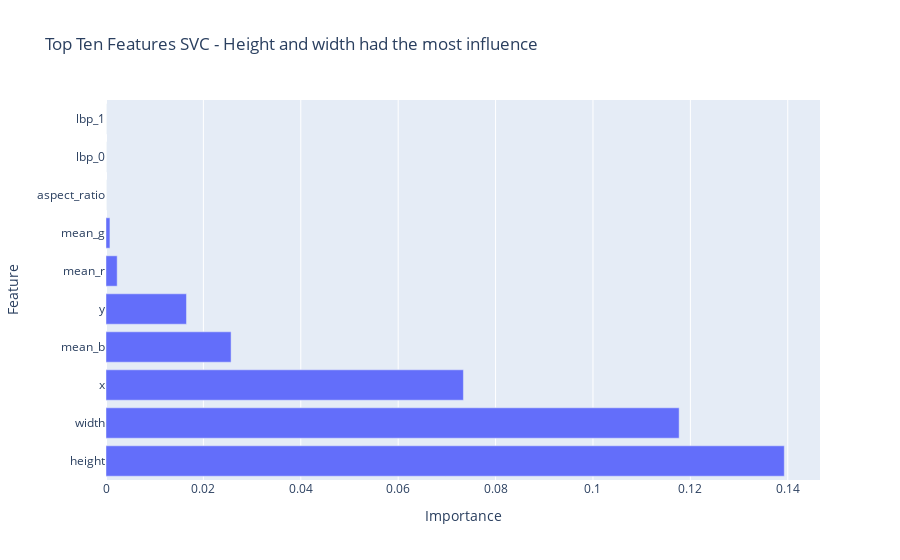

The notebook cell saved with this chart:
### Code cell
svc_importance = {
    "Feature": loaded_models["SVC"].feature_names_in_,
    "Importance": svc_permutation_importance.importances_mean,
}
svc_importance_df = pd.DataFrame(svc_importance)

svc_importance_df = svc_importance_df.sort_values("Importance", ascending=False)
fig = px.bar(
    svc_importance_df[:10],
    x="Importance",
    y="Feature",
    orientation="h",
    title="Top Ten Features SVC - Height and width had the most influence",
)
fig.show()
fig.write_image("images/svc_top_features.png", width=1200, height=600)

### Figure 1 — Plotly figure (JSON) as saved in the notebook; plotly's stock layout.template omitted (floating-point values rounded to 4 significant figures)
{"data": [{"hovertemplate": "Importance=%{x}<br>Feature=%{y}<extra></extra>", "legendgroup": "", "marker": {"color": "#636efa", "pattern": {"shape": ""}}, "name": "", "orientation": "h", "showlegend": false, "textposition": "auto", "x": [0.1393, 0.1177, 0.0734, 0.02569, 0.01653, 0.002295, 0.000809, 0.0, 0.0, 0.0], "xaxis": "x", "y": ["height", "width", "x", "mean_b", "y", "mean_r", "mean_g", "aspect_ratio", "lbp_0", "lbp_1"], "yaxis": "y", "type": "bar"}], "layout": {"xaxis": {"anchor": "y", "domain": [0.0, 1.0], "title": {"text": "Importance"}}, "yaxis": {"anchor": "x", "domain": [0.0, 1.0], "title": {"text": "Feature"}}, "legend": {"tracegroupgap": 0}, "title": {"text": "Top Ten Features SVC - Height and width had the most influence"}, "barmode": "relative"}}
